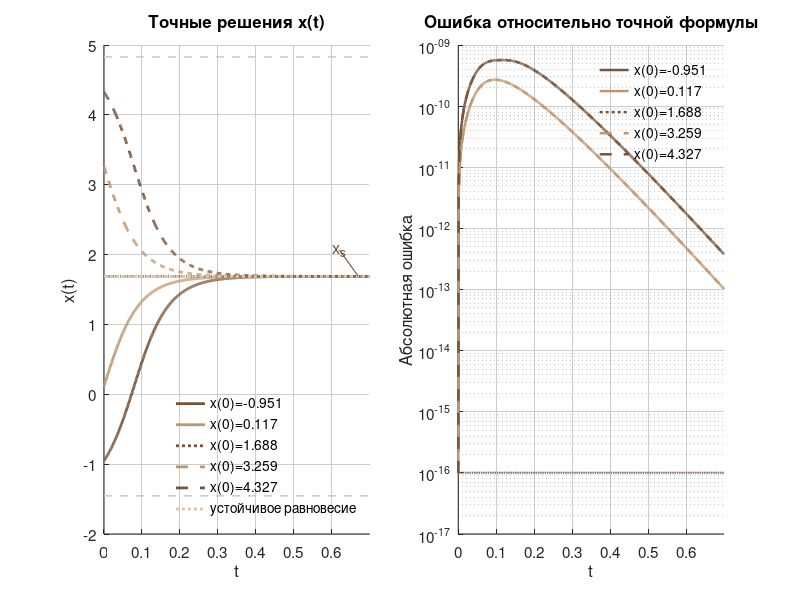

Here is the MATLAB script that generated this plot:
clear; clc; close all;

%% Постоянные
m = 2;
k = 17;

%% Палитра
brown       = [0.4627, 0.3294, 0.2314]; % коричневый
light_brown = [0.7451, 0.5843, 0.4353]; % светло-коричневый
beige       = [0.8549, 0.7765, 0.6667]; % бежевый
gray        = [0.8000, 0.8000, 0.8000]; % серая сетка
background  = [1.0000, 1.0000, 1.0000]; % белый фон

%% Равновесия, начальные условия и точная формула
R = hypot(m, k);
phi = atan2(k, m);
x_left = -phi;
x_stable = pi-phi;
x_right = 2*pi-phi;
fractions = [0.08 0.25 0.50 0.75 0.92];
initial_x = x_left + 2*pi*fractions;
t = linspace(0, 0.7, 701).';

rhs = @(~, x) m*sin(x) + k*cos(x);

fprintf('Параметры и контроль точности\n');
fprintf('%s\n', repmat('-',1,38));
fprintf('R = %.12f,   phi = %.12f\n', R, phi);
fprintf('Неустойчивые равновесия: %.9f; %.9f\n', x_left, x_right);
fprintf('Устойчивое равновесие:   %.9f\n', x_stable);
fprintf('Характерное время 1/R:    %.6f\n', 1/R);
fprintf('Начальные условия:  %s\n', sprintf('%.6f  ', initial_x));

%% Численное решение и проверка точной формулы
n_sol = numel(initial_x);
x_num = zeros(numel(t),n_sol);
x_num(1,:) = initial_x;
for step = 1:numel(t)-1
    h = t(step+1) - t(step);
    a = rhs(t(step),       x_num(step,:));
    b = rhs(t(step) + h/2, x_num(step,:) + h*a/2);
    c = rhs(t(step) + h/2, x_num(step,:) + h*b/2);
    d = rhs(t(step) + h,   x_num(step,:) + h*c);
    x_num(step+1,:) = x_num(step,:) + h*(a + 2*b + 2*c + d)/6;
end

x_exact = zeros(numel(t),n_sol);
for j = 1:n_sol
    x0 = initial_x(j);
    x_exact(:,j) = x_stable + 2*atan( ...
        tan((x0-x_stable)/2)*exp(-R*t));
end

errors = abs(x_num-x_exact);
max_error = max(errors(:));
fprintf('Максимальная ошибка Рунге: %.3e\n', max_error);
assert(max_error < 1e-8);
assert(abs(rhs(0,x_stable)) < 1e-12);

%% Графики
fig = figure('Color', background, 'Position', [100 100 1560 576]);
ax1 = subplot(1, 2, 1, 'Parent', fig);
ax2 = subplot(1, 2, 2, 'Parent', fig);

colors = [brown; light_brown; brown; light_brown; brown];
line_styles = {'-','-',':','--','--'};
labels = arrayfun(@(x0) sprintf('x(0)=%.3f', x0), initial_x, ...
    'UniformOutput',false);

% Левый график: точные решения и равновесия
hold(ax1,'on');
h_sol = zeros(1,n_sol);
for j = 1:n_sol
    h_sol(j) = plot(ax1, t, x_exact(:,j), 'LineStyle', line_styles{j}, ...
        'Color', colors(j,:), 'LineWidth', 2.0);
end
plot(ax1,[t(1) t(end)],[x_left x_left],'--','Color',gray,'LineWidth',1.2, ...
    'HandleVisibility','off');
plot(ax1,[t(1) t(end)],[x_right x_right],'--','Color',gray,'LineWidth',1.2, ...
    'HandleVisibility','off');
h_stable = plot(ax1,[t(1) t(end)],[x_stable x_stable],':', ...
    'Color',beige,'LineWidth',2.0);
plot(ax1,[0.62 0.67],[x_stable+0.38 x_stable],'-', ...
    'Color',brown,'LineWidth',0.8,'HandleVisibility','off');
text(ax1,0.62,x_stable+0.38,'x_s','Color',brown,'FontSize',12, ...
    'HorizontalAlignment','center');
title(ax1,'Точные решения x(t)');
xlabel(ax1,'t'); ylabel(ax1,'x(t)');
xlim(ax1,[t(1) t(end)]);
lg1 = legend(ax1,[h_sol h_stable],[labels {'устойчивое равновесие'}], ...
    'Location','southeast');
set(lg1,'FontSize',8,'Box','off');

% Правый график: для каждой траектории своя ошибка
hold(ax2,'on');
h_error = zeros(1,n_sol);
for j = 1:n_sol
    h_error(j) = semilogy(ax2, t, max(errors(:,j), 1e-16), ...
        'LineStyle', line_styles{j}, 'Color', colors(j,:), 'LineWidth', 1.8);
end

title(ax2,'Ошибка относительно точной формулы');
xlabel(ax2,'t'); ylabel(ax2,'Абсолютная ошибка');
xlim(ax2,[t(1) t(end)]);
lg2 = legend(ax2,h_error,labels,'Location','northeast');
set(lg2,'FontSize',8,'Box','off');

% Общие параметры осей
for ax = [ax1 ax2]
    grid(ax,'on');
    set(ax,'FontSize',11,'Box','off','LineWidth',0.75);
    if isprop(ax,'GridColor')
        set(ax,'GridColor',gray);
    end
    if isprop(ax,'GridAlpha')
        set(ax,'GridAlpha',1);
    end
end

% –––––

%% Удерживаем окна в Octave
%if exist('OCTAVE_VERSION', 'builtin')
%    disp('Графики построены.');
%    pause;
%end
